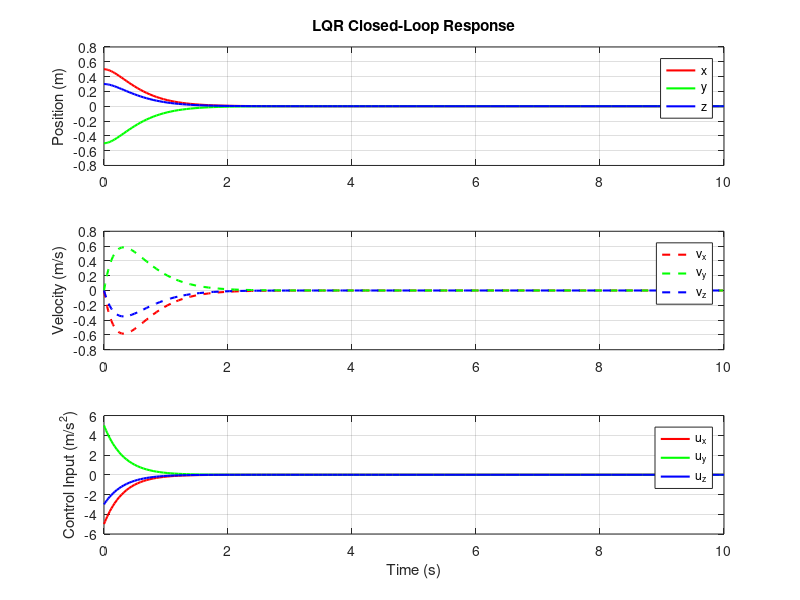

Recreate this plot in MATLAB.
% Parâmetros físicos
D = 0.108;
m = 0.035;

% Modelo linear
A = [zeros(3), eye(3); zeros(3), -D/m * eye(3)];
B = [zeros(3); eye(3)];

% Pesos LQR (com controlo eficaz em z)
Q = diag([10, 10, 10, 1, 1, 1]);
R = eye(3)*0.1;

% Ganho LQR
K = lqr(A, B, Q, R);

% Condições iniciais
p0 = [0.5; -0.5; 0.3];    % posição inicial (m)
v0 = [0; 0; 0];           % velocidade inicial (m/s)
x0 = [p0; v0];

% Intervalo de simulação
tspan = [0 10];

% Simulação do modelo linear com feedback LQR
f = @(t, x) A*x + B*(-K*x);
[t, x] = ode45(f, tspan, x0);

% Cálculo da entrada de controlo aplicada
u = zeros(length(t), 3);
for i = 1:length(t)
    u(i,:) = (-K * x(i,:).').';
end

% Gráficos em subplots numa única figura
figure;

% Subplot 1 - Posição
subplot(3,1,1)
plot(t, x(:,1), 'r', 'LineWidth', 1.5); hold on;
plot(t, x(:,2), 'g', 'LineWidth', 1.5);
plot(t, x(:,3), 'b', 'LineWidth', 1.5);
ylabel('Position (m)');
title('LQR Closed-Loop Response');
legend('x','y','z'); grid on;

% Subplot 2 - Velocidade
subplot(3,1,2)
plot(t, x(:,4), 'r--', 'LineWidth', 1.5); hold on;
plot(t, x(:,5), 'g--', 'LineWidth', 1.5);
plot(t, x(:,6), 'b--', 'LineWidth', 1.5);
ylabel('Velocity (m/s)');
legend('v_x','v_y','v_z'); grid on;

% Subplot 3 - Entrada de controlo
subplot(3,1,3)
plot(t, u(:,1), 'r', 'LineWidth', 1.5); hold on;
plot(t, u(:,2), 'g', 'LineWidth', 1.5);
plot(t, u(:,3), 'b', 'LineWidth', 1.5);
xlabel('Time (s)'); ylabel('Control Input (m/s^2)');
legend('u_x','u_y','u_z'); grid on;
